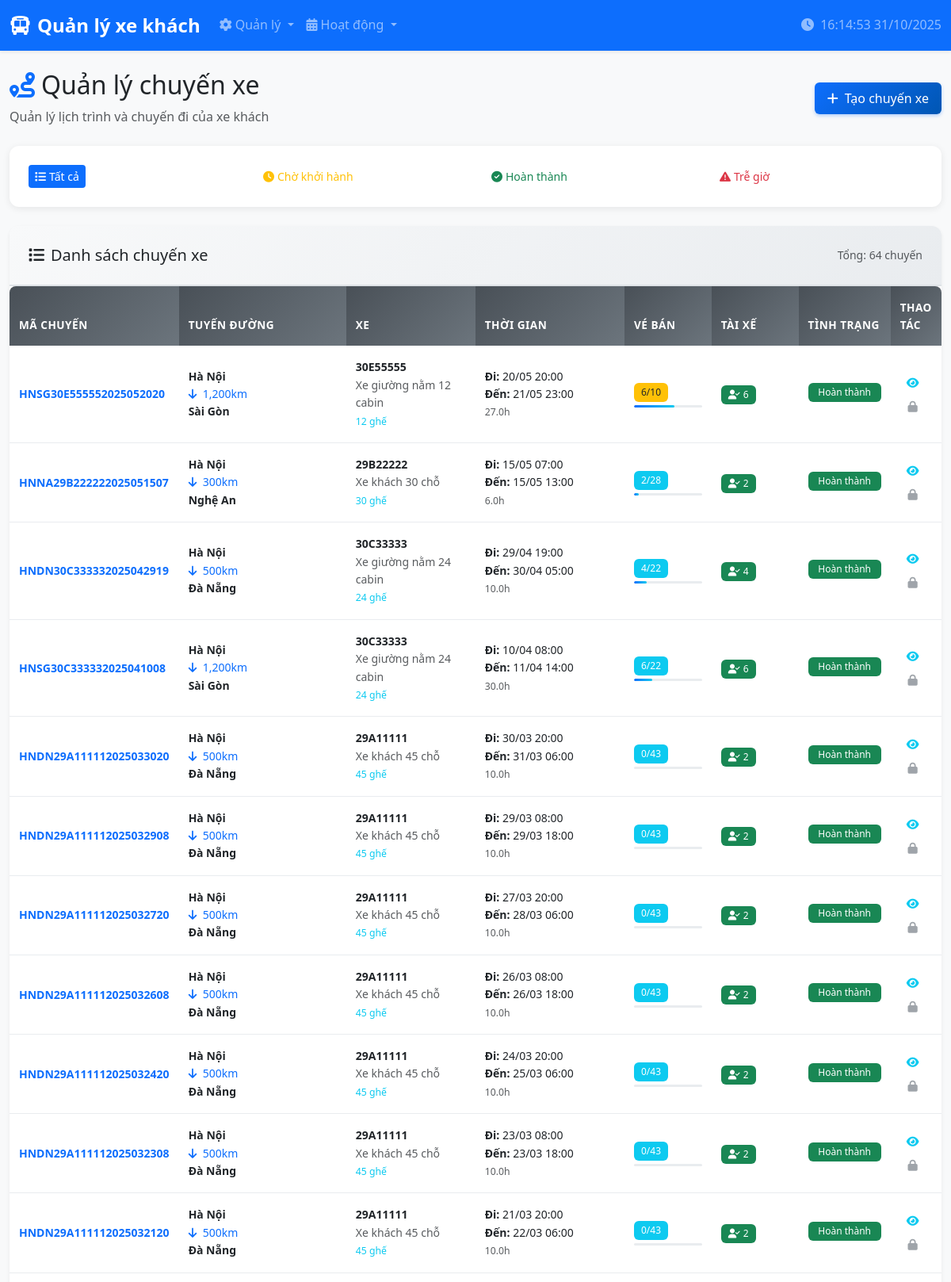
The app's page /quanly_xe_khach/chuyen_xe/index.php (upper part) with its own data.
### tables this page shows
CREATE TABLE `chuyen_xe` (
  `MaChuyenXe` varchar(50) NOT NULL,
  `MaXe` varchar(8) NOT NULL,
  `MaTuyenDuong` varchar(4) NOT NULL,
  `GioDi` datetime NOT NULL,
  `GioDen` datetime NOT NULL,
  `TrangThai` int(11) DEFAULT 1,
  PRIMARY KEY (`MaChuyenXe`),
  KEY `MaXe` (`MaXe`),
  KEY `MaTuyenDuong` (`MaTuyenDuong`),
  CONSTRAINT `chuyen_xe_ibfk_1` FOREIGN KEY (`MaXe`) REFERENCES `xe_khach` (`MaXe`),
  CONSTRAINT `chuyen_xe_ibfk_2` FOREIGN KEY (`MaTuyenDuong`) REFERENCES `tuyen_duong` (`MaTuyenDuong`)
);

CREATE TABLE `tuyen_duong` (
  `MaTuyenDuong` varchar(4) NOT NULL,
  `DiemDau` varchar(100) NOT NULL,
  `DiemCuoi` varchar(100) NOT NULL,
  `DoPhucTap` int(11) DEFAULT NULL CHECK (`DoPhucTap` in (1,2,3)),
  `DoDai` int(11) NOT NULL,
  PRIMARY KEY (`MaTuyenDuong`)
);

CREATE TABLE `xe_khach` (
  `MaXe` varchar(8) NOT NULL,
  `MaLoaiXe` varchar(10) NOT NULL,
  `SoNgayBDConLai` int(11) DEFAULT 360,
  `HanDangKiem` date DEFAULT NULL,
  PRIMARY KEY (`MaXe`),
  KEY `MaLoaiXe` (`MaLoaiXe`),
  CONSTRAINT `xe_khach_ibfk_1` FOREIGN KEY (`MaLoaiXe`) REFERENCES `loai_xe` (`MaLoaiXe`),
  CONSTRAINT `CONSTRAINT_1` CHECK (`SoNgayBDConLai` <= 360)
);

CREATE TABLE `loai_xe` (
  `MaLoaiXe` varchar(10) NOT NULL,
  `TenLoaiXe` varchar(50) NOT NULL,
  `SoGhe` int(11) NOT NULL,
  PRIMARY KEY (`MaLoaiXe`)
);

### quanly_xe_khach/chuyen_xe/index.php (the view, shortened to what this page needs)
<?php
$database = new Database();
$db = $database->getConnection();
try {
    $query = "SELECT cx.*,
                     td.DiemDau, td.DiemCuoi, td.DoDai,
                     xk.MaXe, lx.TenLoaiXe, lx.SoGhe,
                     COUNT(vx.MaVe) as SoVeDaBan,
                     (lx.SoGhe - 2) as SoGheToiDa,
                     COUNT(pc.MaTaiXe) as SoTaiXe,
                     CASE cx.TrangThai
                         WHEN 1 THEN 'Chờ khởi hành'
                         WHEN 2 THEN 'Hoàn thành'
                         ELSE 'Không xác định'
                     END as TenTrangThai,
                     CASE
                         WHEN cx.GioDi <= NOW() AND cx.TrangThai = 1 THEN 'Trễ giờ'
                         WHEN cx.GioDi > NOW() AND cx.TrangThai = 1 THEN 'Sắp khởi hành'
                         WHEN cx.TrangThai = 2 THEN 'Đã hoàn thành'
                         ELSE 'Bình thường'
                     END as TinhTrang
              FROM chuyen_xe cx
              LEFT JOIN tuyen_duong td ON cx.MaTuyenDuong = td.MaTuyenDuong
              LEFT JOIN xe_khach xk ON cx.MaXe = xk.MaXe
              LEFT JOIN loai_xe lx ON xk.MaLoaiXe = lx.MaLoaiXe
              LEFT JOIN ve_xe vx ON cx.MaChuyenXe = vx.MaChuyenXe
              LEFT JOIN phan_cong pc ON cx.MaChuyenXe = pc.MaChuyenXe
              GROUP BY cx.MaChuyenXe
              ORDER BY cx.GioDi DESC";
    $stmt = $db->prepare($query);
    $stmt->execute();
    $chuyen_xe_list = $stmt->fetchAll(PDO::FETCH_ASSOC);
} catch(PDOException $e) {
    $error = "Lỗi truy vấn: " . $e->getMessage();
}
include '../includes/header.php';
?>
<div class="row">
    <div class="col-12">
        <div class="d-flex justify-content-between align-items-center mb-4">
            <div>
                <h2><i class="fas fa-route text-primary me-2"></i>Quản lý chuyến xe</h2>
                <p class="text-muted mb-0">Quản lý lịch trình và chuyến đi của xe khách</p>
            </div>
            <a href="create.php" class="btn btn-primary">
                <i class="fas fa-plus me-2"></i>Tạo chuyến xe
            </a>
        </div>
        <div class="card mb-4">
            <div class="card-body">
                <div class="row">
                    <div class="col-md-3">
                        <button class="btn btn-outline-primary btn-sm filter-btn" data-filter="all">
                            <i class="fas fa-list me-1"></i>Tất cả
                        </button>
                    </div>
                    <div class="col-md-3">
                        <button class="btn btn-outline-warning btn-sm filter-btn" data-filter="waiting">
                            <i class="fas fa-clock me-1"></i>Chờ khởi hành
                        </button>
                    </div>
                    <div class="col-md-3">
                        <button class="btn btn-outline-success btn-sm filter-btn" data-filter="completed">
                            <i class="fas fa-check-circle me-1"></i>Hoàn thành
                        </button>
                    </div>
                    <div class="col-md-3">
                        <button class="btn btn-outline-danger btn-sm filter-btn" data-filter="delayed">
                            <i class="fas fa-exclamation-triangle me-1"></i>Trễ giờ
                        </button>
                    </div>
                </div>
            </div>
        </div>
        <div class="card shadow-sm">
            <div class="card-header">
                <div class="row align-items-center">
                    <div class="col">
                        <h5 class="mb-0"><i class="fas fa-list me-2"></i>Danh sách chuyến xe</h5>
                    </div>
                    <div class="col-auto">
                        <small class="text-muted">Tổng: <?php echo count($chuyen_xe_list); ?> chuyến</small>
                    </div>
                </div>
            </div>
            <div class="card-body p-0">
                <?php if (empty($chuyen_xe_list)): ?>
                    <div class="text-center py-5">
                        <i class="fas fa-route fa-3x text-muted mb-3"></i>
                        <p class="text-muted">Chưa có chuyến xe nào</p>
                        <a href="create.php" class="btn btn-primary">
                            <i class="fas fa-plus me-2"></i>Tạo chuyến xe đầu tiên
                        </a>
                    </div>
                <?php else: ?>
                    <div class="table-responsive">
                        <table class="table table-hover mb-0" id="chuyenXeTable">
                            <thead class="table-dark">
                            <tr>
                                <th width="12%">Mã chuyến</th>
                                <th width="20%">Tuyến đường</th>
                                <th width="15%">Xe</th>
                                <th width="18%">Thời gian</th>
                                <th width="10%">Vé bán</th>
                                <th width="10%">Tài xế</th>
                                <th width="10%">Tình trạng</th>
                                <th width="5%">Thao tác</th>
                            </tr>
                            </thead>
                            <tbody>
                            <?php foreach ($chuyen_xe_list as $chuyen): ?>
                                <tr data-status="<?php echo strtolower(str_replace(' ', '_', $chuyen['TenTrangThai'])); ?>"
                                    data-condition="<?php echo strtolower(str_replace(' ', '_', $chuyen['TinhTrang'])); ?>">
                                    <td>
                                        <span class="fw-bold text-primary small"><?php echo htmlspecialchars($chuyen['MaChuyenXe']); ?></span>
                                    </td>
                                    <td>
                                        <div class="small">
                                            <div class="fw-semibold"><?php echo htmlspecialchars($chuyen['DiemDau']); ?></div>
                                            <div class="text-primary">
                                                <i class="fas fa-arrow-down me-1"></i>
                                                <?php echo number_format($chuyen['DoDai'], 0); ?>km
                                            </div>
                                            <div class="fw-semibold"><?php echo htmlspecialchars($chuyen['DiemCuoi']); ?></div>
                                        </div>
                                    </td>
                                    <td>
                                        <div class="small">
                                            <div class="fw-bold"><?php echo htmlspecialchars($chuyen['MaXe']); ?></div>
                                            <div class="text-muted"><?php echo htmlspecialchars($chuyen['TenLoaiXe']); ?></div>
                                            <small class="text-info"><?php echo $chuyen['SoGhe']; ?> ghế</small>
                                        </div>
                                    </td>
                                    <td>
                                        <div class="small">
                                            <div><strong>Đi:</strong> <?php echo date('d/m H:i', strtotime($chuyen['GioDi'])); ?></div>
                                            <div><strong>Đến:</strong> <?php echo date('d/m H:i', strtotime($chuyen['GioDen'])); ?></div>
                                            <small class="text-muted">
                                                <?php
                                                $duration = (strtotime($chuyen['GioDen']) - strtotime($chuyen['GioDi'])) / 3600;
                                                echo number_format($duration, 1) . 'h';
                                                ?>
                                            </small>
                                        </div>
                                    </td>
                                    <td>
                                        <?php
                                        $ti_le = $chuyen['SoGheToiDa'] > 0 ? ($chuyen['SoVeDaBan'] / $chuyen['SoGheToiDa']) * 100 : 0;
                                        $badge_class = $ti_le >= 80 ? 'bg-success' : ($ti_le >= 50 ? 'bg-warning text-dark' : 'bg-info');
                                        ?>
                                        <span class="badge <?php echo $badge_class; ?> small">
                                        <?php echo $chuyen['SoVeDaBan']; ?>/<?php echo $chuyen['SoGheToiDa']; ?>
                                    </span>
                                        <div class="progress mt-1" style="height: 3px;">
                                            <div class="progress-bar" style="width: <?php echo $ti_le; ?>%"></div>
                                        </div>
                                    </td>
                                    <td>
                                        <?php if ($chuyen['SoTaiXe'] > 0): ?>
                                            <span class="badge bg-success small">
                                            <i class="fas fa-user-check me-1"></i><?php echo $chuyen['SoTaiXe']; ?>
                                        </span>
                                        <?php else: ?>
                                            <span class="badge bg-warning text-dark small">
                                            <i class="fas fa-user-times me-1"></i>Chưa có
                                        </span>
                                        <?php endif; ?>
                                    </td>
                                    <td>
                                        <?php
                                        $trang_thai_class = '';
                                        switch($chuyen['TenTrangThai']) {
                                            case 'Hoàn thành': $trang_thai_class = 'bg-success'; break;
                                        }
                                        ?>
                                        <div>
                                        <span class="badge <?php echo $trang_thai_class; ?> small d-block mb-1">
                                            <?php echo $chuyen['TenTrangThai']; ?>
                                        </span>
                                        </div>
                                    </td>
                                    <td>
                                        <div class="btn-group-vertical" role="group">
                                            <a href="view.php?id=<?php echo $chuyen['MaChuyenXe']; ?>"
                                               class="btn btn-sm btn-outline-info"
                                               data-bs-toggle="tooltip" title="Xem chi tiết">
                                                <i class="fas fa-eye"></i>
                                            </a>
                                            <?php if ($chuyen['SoVeDaBan'] == 0 && $chuyen['SoTaiXe'] == 0): ?>
                                                <a href="index.php?delete=<?php echo $chuyen['MaChuyenXe']; ?>"
                                                   class="btn btn-sm btn-outline-danger"
                                                   data-bs-toggle="tooltip" title="Xóa"
                                                   data-confirm="Bạn có chắc muốn xóa chuyến xe này?">
                                                    <i class="fas fa-trash"></i>
                                                </a>
                                            <?php else: ?>
                                                <button class="btn btn-sm btn-outline-secondary" disabled
                                                        data-bs-toggle="tooltip" title="Không thể xóa">
                                                    <i class="fas fa-lock"></i>
                                                </button>
                                            <?php endif; ?>
                                        </div>
                                    </td>
                                </tr>
                            <?php endforeach; ?>
                            </tbody>
                        </table>
                    </div>
                <?php endif; ?>
            </div>
        </div>
    </div>
</div>
<?php include '../includes/footer.php'; ?>

### quanly_xe_khach/style.css (style rules this page uses)
:root { --primary-color: #0d6efd; --secondary-color: #6c757d; --success-color: #198754; --info-color: #0dcaf0; --warning-color: #ffc107; --danger-color: #dc3545; --light-color: #f8f9fa; --dark-color: #212529; }
body { font-family: 'Segoe UI', Tahoma, Geneva, Verdana, sans-serif; background-color: #f8f9fa; line-height: 1.6; }
.card { border: none; border-radius: 12px; box-shadow: 0 2px 10px rgba(0,0,0,0.08); transition: transform 0.2s ease, box-shadow 0.2s ease; }
.card-header { background: linear-gradient(135deg, #f8f9fa 0%, #e9ecef 100%); border-bottom: 2px solid #dee2e6; border-radius: 12px 12px 0 0 !important; padding: 1.5rem; }
.card-body { padding: 1.5rem; }
.table { border-radius: 8px; overflow: hidden; box-shadow: 0 2px 8px rgba(0,0,0,0.05); }
.table thead th { background: linear-gradient(135deg, #495057 0%, #6c757d 100%); color: white; border: none; font-weight: 600; text-transform: uppercase; font-size: 0.85rem; letter-spacing: 0.5px; padding: 1rem 0.75rem; }
.table tbody tr { transition: background-color 0.2s ease; }
.table td { vertical-align: middle; border-color: #e9ecef; padding: 1rem 0.75rem; }
.btn { border-radius: 6px; font-weight: 500; padding: 0.5rem 1rem; transition: all 0.2s ease; border: none; }
.btn-primary { background: linear-gradient(135deg, #0d6efd 0%, #0056b3 100%); box-shadow: 0 2px 4px rgba(13, 110, 253, 0.3); }
.btn-sm { padding: 0.375rem 0.75rem; font-size: 0.85rem; }
.btn-group-sm > .btn, .btn-sm { border-radius: 4px; }
.badge { font-size: 0.75rem; font-weight: 500; padding: 0.5em 0.75em; border-radius: 6px; }
.progress { height: 6px; border-radius: 3px; background-color: #e9ecef; }
.progress-bar { background: linear-gradient(90deg, var(--primary-color) 0%, var(--info-color) 100%); border-radius: 3px; }

### quanly_xe_khach/includes/header.php (style rules this page uses)
.table th { background-color: #f8f9fa; }
.btn-group-sm > .btn, .btn-sm { padding: 0.25rem 0.5rem; font-size: 0.875rem; }
.card-header { background-color: #f8f9fa; border-bottom: 2px solid #dee2e6; }

### quanly_xe_khach/chuyen_xe/index.php (style rules this page uses)
.filter-btn.active { background-color: var(--bs-primary); color: white; border-color: var(--bs-primary); }
.btn-group-vertical .btn { margin-bottom: 2px; }
.btn-group-vertical .btn:last-child { margin-bottom: 0; }

### records on screen
chuyen_xe: MaChuyenXe "HNSG30E555552025052020", MaTuyenDuong.DiemDau "Hà Nội", MaTuyenDuong.DoDai "1,200", MaTuyenDuong.DiemCuoi "Sài Gòn", MaXe.MaXe "30E55555", loai_xe.TenLoaiXe "Xe giường nằm 12 cabin", loai_xe.SoGhe "12", GioDi "20/05 20:00", GioDen "21/05 23:00", duration "27.0", SoVeDaBan "6", SoGheToiDa "10", $ti_le 60 (drawn), SoTaiXe "6", TenTrangThai "Hoàn thành"
chuyen_xe: MaChuyenXe "HNNA29B222222025051507", MaTuyenDuong.DiemDau "Hà Nội", MaTuyenDuong.DoDai "300", MaTuyenDuong.DiemCuoi "Nghệ An", MaXe.MaXe "29B22222", loai_xe.TenLoaiXe "Xe khách 30 chỗ", loai_xe.SoGhe "30", GioDi "15/05 07:00", GioDen "15/05 13:00", duration "6.0", SoVeDaBan "2", SoGheToiDa "28", $ti_le 7.1428571428571 (drawn), SoTaiXe "2", TenTrangThai "Hoàn thành"
chuyen_xe: MaChuyenXe "HNDN30C333332025042919", MaTuyenDuong.DiemDau "Hà Nội", MaTuyenDuong.DoDai "500", MaTuyenDuong.DiemCuoi "Đà Nẵng", MaXe.MaXe "30C33333", loai_xe.TenLoaiXe "Xe giường nằm 24 cabin", loai_xe.SoGhe "24", GioDi "29/04 19:00", GioDen "30/04 05:00", duration "10.0", SoVeDaBan "4", SoGheToiDa "22", $ti_le 18.181818181818 (drawn), SoTaiXe "4", TenTrangThai "Hoàn thành"
chuyen_xe: MaChuyenXe "HNSG30C333332025041008", MaTuyenDuong.DiemDau "Hà Nội", MaTuyenDuong.DoDai "1,200", MaTuyenDuong.DiemCuoi "Sài Gòn", MaXe.MaXe "30C33333", loai_xe.TenLoaiXe "Xe giường nằm 24 cabin", loai_xe.SoGhe "24", GioDi "10/04 08:00", GioDen "11/04 14:00", duration "30.0", SoVeDaBan "6", SoGheToiDa "22", $ti_le 27.272727272727 (drawn), SoTaiXe "6", TenTrangThai "Hoàn thành"
chuyen_xe: MaChuyenXe "HNDN29A111112025033020", MaTuyenDuong.DiemDau "Hà Nội", MaTuyenDuong.DoDai "500", MaTuyenDuong.DiemCuoi "Đà Nẵng", MaXe.MaXe "29A11111", loai_xe.TenLoaiXe "Xe khách 45 chỗ", loai_xe.SoGhe "45", GioDi "30/03 20:00", GioDen "31/03 06:00", duration "10.0", SoVeDaBan "0", SoGheToiDa "43", SoTaiXe "2", TenTrangThai "Hoàn thành"
chuyen_xe: MaChuyenXe "HNDN29A111112025032908", MaTuyenDuong.DiemDau "Hà Nội", MaTuyenDuong.DoDai "500", MaTuyenDuong.DiemCuoi "Đà Nẵng", MaXe.MaXe "29A11111", loai_xe.TenLoaiXe "Xe khách 45 chỗ", loai_xe.SoGhe "45", GioDi "29/03 08:00", GioDen "29/03 18:00", duration "10.0", SoVeDaBan "0", SoGheToiDa "43", SoTaiXe "2", TenTrangThai "Hoàn thành"
chuyen_xe: MaChuyenXe "HNDN29A111112025032720", MaTuyenDuong.DiemDau "Hà Nội", MaTuyenDuong.DoDai "500", MaTuyenDuong.DiemCuoi "Đà Nẵng", MaXe.MaXe "29A11111", loai_xe.TenLoaiXe "Xe khách 45 chỗ", loai_xe.SoGhe "45", GioDi "27/03 20:00", GioDen "28/03 06:00", duration "10.0", SoVeDaBan "0", SoGheToiDa "43", SoTaiXe "2", TenTrangThai "Hoàn thành"
chuyen_xe: MaChuyenXe "HNDN29A111112025032608", MaTuyenDuong.DiemDau "Hà Nội", MaTuyenDuong.DoDai "500", MaTuyenDuong.DiemCuoi "Đà Nẵng", MaXe.MaXe "29A11111", loai_xe.TenLoaiXe "Xe khách 45 chỗ", loai_xe.SoGhe "45", GioDi "26/03 08:00", GioDen "26/03 18:00", duration "10.0", SoVeDaBan "0", SoGheToiDa "43", SoTaiXe "2", TenTrangThai "Hoàn thành"
chuyen_xe: MaChuyenXe "HNDN29A111112025032420", MaTuyenDuong.DiemDau "Hà Nội", MaTuyenDuong.DoDai "500", MaTuyenDuong.DiemCuoi "Đà Nẵng", MaXe.MaXe "29A11111", loai_xe.TenLoaiXe "Xe khách 45 chỗ", loai_xe.SoGhe "45", GioDi "24/03 20:00", GioDen "25/03 06:00", duration "10.0", SoVeDaBan "0", SoGheToiDa "43", SoTaiXe "2", TenTrangThai "Hoàn thành"
chuyen_xe: MaChuyenXe "HNDN29A111112025032308", MaTuyenDuong.DiemDau "Hà Nội", MaTuyenDuong.DoDai "500", MaTuyenDuong.DiemCuoi "Đà Nẵng", MaXe.MaXe "29A11111", loai_xe.TenLoaiXe "Xe khách 45 chỗ", loai_xe.SoGhe "45", GioDi "23/03 08:00", GioDen "23/03 18:00", duration "10.0", SoVeDaBan "0", SoGheToiDa "43", SoTaiXe "2", TenTrangThai "Hoàn thành"
chuyen_xe: MaChuyenXe "HNDN29A111112025032120", MaTuyenDuong.DiemDau "Hà Nội", MaTuyenDuong.DoDai "500", MaTuyenDuong.DiemCuoi "Đà Nẵng", MaXe.MaXe "29A11111", loai_xe.TenLoaiXe "Xe khách 45 chỗ", loai_xe.SoGhe "45", GioDi "21/03 20:00", GioDen "22/03 06:00", duration "10.0", SoVeDaBan "0", SoGheToiDa "43", SoTaiXe "2", TenTrangThai "Hoàn thành"

### other values on screen
count($chuyen_xe_list) "64"
